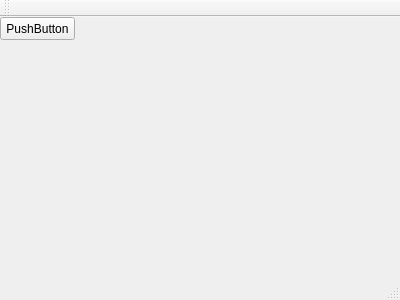
<?xml version="1.0" encoding="UTF-8"?>
<ui version="4.0">
 <class>MainWindow</class>
 <widget class="QMainWindow" name="MainWindow">
  <property name="geometry">
   <rect>
    <x>0</x>
    <y>0</y>
    <width>400</width>
    <height>300</height>
   </rect>
  </property>
  <property name="windowTitle">
   <string>MainWindow</string>
  </property>
  <widget class="QWidget" name="centralWidget">
   <widget class="QPushButton" name="pushButton">
    <property name="geometry">
     <rect>
      <x>0</x>
      <y>0</y>
      <width>75</width>
      <height>23</height>
     </rect>
    </property>
    <property name="text">
     <string>PushButton</string>
    </property>
   </widget>
  </widget>
  <widget class="QMenuBar" name="menuBar">
   <property name="geometry">
    <rect>
     <x>0</x>
     <y>0</y>
     <width>400</width>
     <height>23</height>
    </rect>
   </property>
  </widget>
  <widget class="QToolBar" name="mainToolBar">
   <attribute name="toolBarArea">
    <enum>TopToolBarArea</enum>
   </attribute>
   <attribute name="toolBarBreak">
    <bool>false</bool>
   </attribute>
  </widget>
  <widget class="QStatusBar" name="statusBar"/>
 </widget>
 <layoutdefault spacing="6" margin="11"/>
 <resources/>
 <connections/>
</ui>
